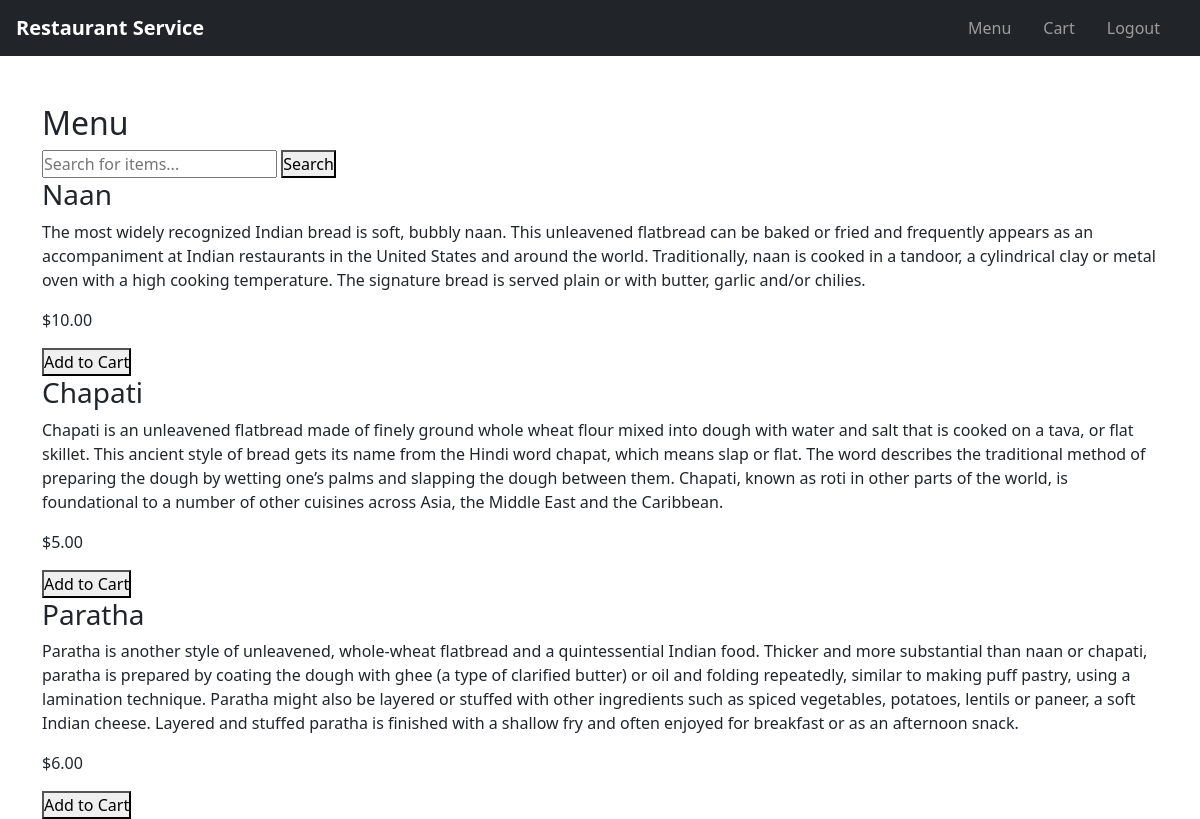
The page /menu/ (signed in) on the database its author committed.
### main/models.py (models this page shows, shortened)
class MenuItem(models.Model):
    name = models.CharField(max_length=100)
    description = models.TextField()
    price = models.DecimalField(max_digits=6, decimal_places=2)

### main/views.py (the view)
# urls.py: path('menu/', views.menu, name='menu'),
def menu(request):
    if not request.user.is_authenticated:
        return redirect('login')
    query = request.GET.get('q')
    if query:
        menu_items = MenuItem.objects.filter(name__icontains=query)
    else:
        menu_items = MenuItem.objects.all()
    return render(request, 'main/menu.html', {'menu_items': menu_items})

### main/templates/main/menu.html (shortened to what this page needs)
{% extends 'main/base.html' %}
{% block content %}
<h2>Menu</h2>
<form method="GET" action="{% url 'menu' %}">
    <input type="text" name="q" placeholder="Search for items..." value="{{ request.GET.q }}">
    <button type="submit">Search</button>
</form>
<div id="menu-items">
    {% for item in menu_items %}
        <div class="menu-item">
            <h3>{{ item.name }}</h3>
            <p>{{ item.description }}</p>
            <p>${{ item.price }}</p>
            <a href="{% url 'add_to_cart' item.id %}"><button>Add to Cart</button></a>
        </div>
    {% endfor %}
</div>
{% endblock %}

### main/templates/main/base.html (shortened to what this page needs)
<!DOCTYPE html>
<html lang="en">
    {% load static %}
<head>
    <link rel="stylesheet" href="{% static 'main/style.css' %}">
    <link rel="stylesheet" href="https://stackpath.bootstrapcdn.com/bootstrap/5.0.0-alpha1/css/bootstrap.min.css">
</head>
<body>
    <nav class="navbar navbar-expand-lg navbar-dark bg-dark">
        <a class="navbar-brand" href="{% url 'home' %}">Restaurant Service</a>
        <div class="collapse navbar-collapse">
            <ul class="navbar-nav ml-auto">
                {% if user.is_authenticated %}
                    <li class="nav-item"><a class="nav-link" href="{% url 'menu' %}">Menu</a></li>
                    <li class="nav-item"><a class="nav-link" href="{% url 'view_cart' %}">Cart</a></li>
                    <li class="nav-item"><a class="nav-link" href="{% url 'logout' %}">Logout</a></li>
                {% else %}
                    <li class="nav-item"><a class="nav-link" href="{% url 'login' %}">Login</a></li>
                    <li class="nav-item"><a class="nav-link" href="{% url 'signup' %}">Signup</a></li>
                {% endif %}
            </ul>
        </div>
    </nav>
    <div class="container mt-5">
        {% block content %}{% endblock %}
    </div>
</body>
</html>

### main/static/main/style.css (style rules this page uses)
* { margin: 0; padding: 0; box-sizing: border-box; }
body { font-family: 'Arial', sans-serif; background-color: #f8f9fa; color: #495057; }
.navbar { background-color: #343a40; padding: 1rem; }
.navbar-brand { font-size: 1.5rem; font-weight: bold; color: #ffffff; }
.navbar-nav { margin-left: auto; }
.nav-item { margin-right: 1rem; }

### rows shown on the page
MenuItem: name "Naan", description "The most widely recognized Indian bread is soft, bubbly naan. This unleavened flatbread can be baked or fried and frequently appears as an accompaniment at Indian restaurants in the United States and around the world. Traditionally, naan is cooked in a tandoor, a cylindrical clay or metal oven with a high cooking temperature. The signature bread is served plain or with butter, garlic and/or chilies.", price "10.00"
MenuItem: name "Chapati", description "Chapati is an unleavened flatbread made of finely ground whole wheat flour mixed into dough with water and salt that is cooked on a tava, or flat skillet. This ancient style of bread gets its name from the Hindi word chapat, which means slap or flat. The word describes the traditional method of preparing the dough by wetting one’s palms and slapping the dough between them. Chapati, known as roti in other parts of the world, is foundational to a number of other cuisines across Asia, the Middle East and the Caribbean.", price "5.00"
MenuItem: name "Paratha", description "Paratha is another style of unleavened, whole-wheat flatbread and a quintessential Indian food. Thicker and more substantial than naan or chapati, paratha is prepared by coating the dough with ghee (a type of clarified butter) or oil and folding repeatedly, similar to making puff pastry, using a lamination technique. Paratha might also be layered or stuffed with other ingredients such as spiced vegetables, potatoes, lentils or paneer, a soft Indian cheese. Layered and stuffed paratha is finished with a shallow fry and often enjoyed for breakfast or as an afternoon snack.", price "6.00"
